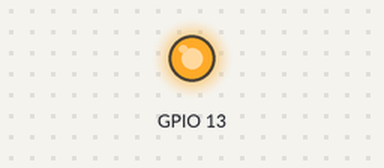
A program run on a simulated Raspberry Pi (BCM pin numbers). Shown: output pins drawn as LEDs (lit = HIGH). What the program prints to the terminal is not drawn. At 0.0 s the program stops and its outputs stay as they are.

Above: at 0.1 s.
Timing chart, 0 to 1.5 s (numbered marks = the images above):
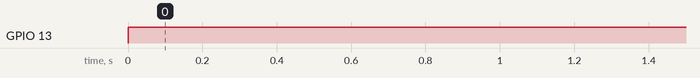

The program:

6a.py
```python
#!/usr/bin/python

import RPi.GPIO as GPIO #library

GPIO.setmode(GPIO.BCM) #gpio order scheme(bcm stands for broadcom)

GPIO.cleanup() #turn all channels to input

GPIO.setwarnings(False) #turn off warnings

GPIO.setup(13,GPIO.OUT) #set gpio as output
                        #now the relay detects pin 13 as output

print "switch is now open"

GPIO.output(13,GPIO.HIGH)
```

Measured:
- by itself, GPIO 13: LOW → HIGH at 0.00 s
